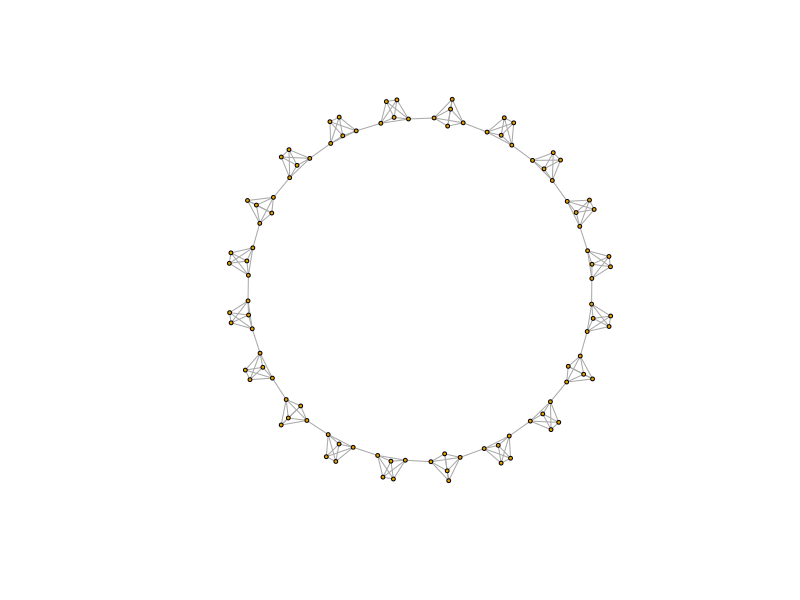
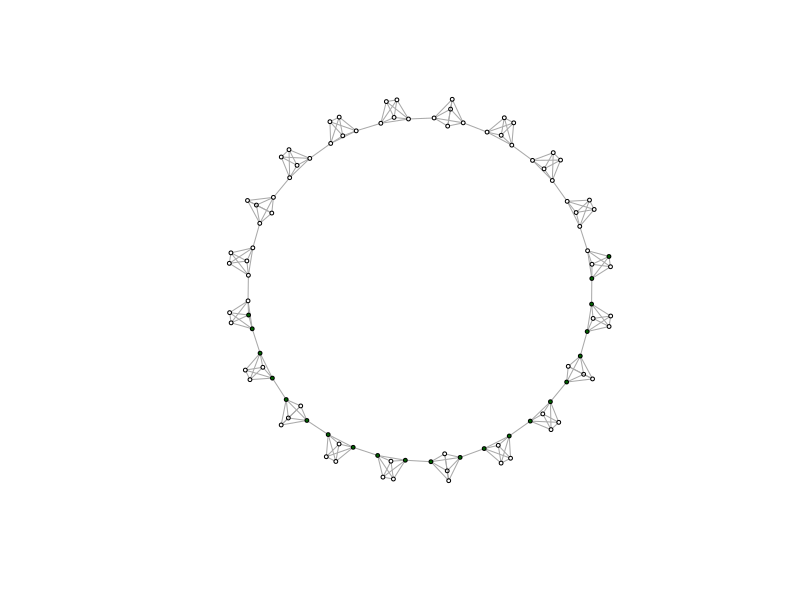
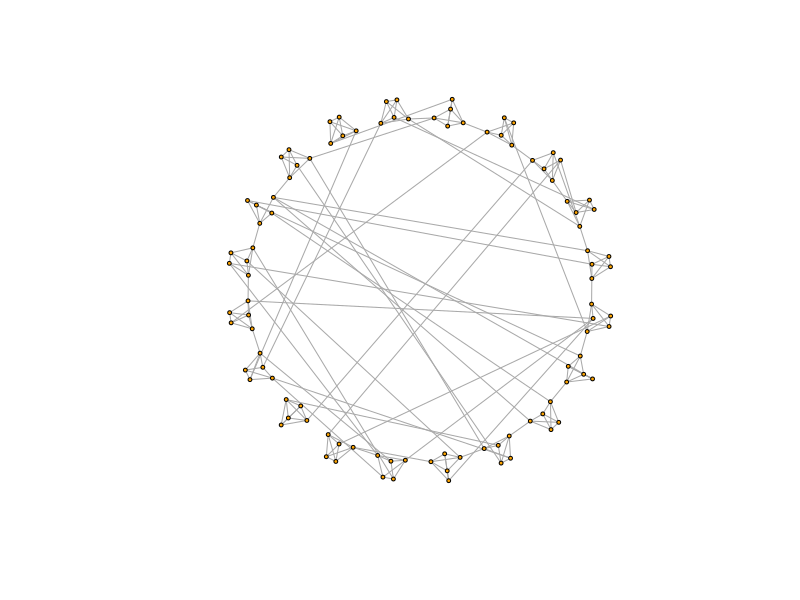
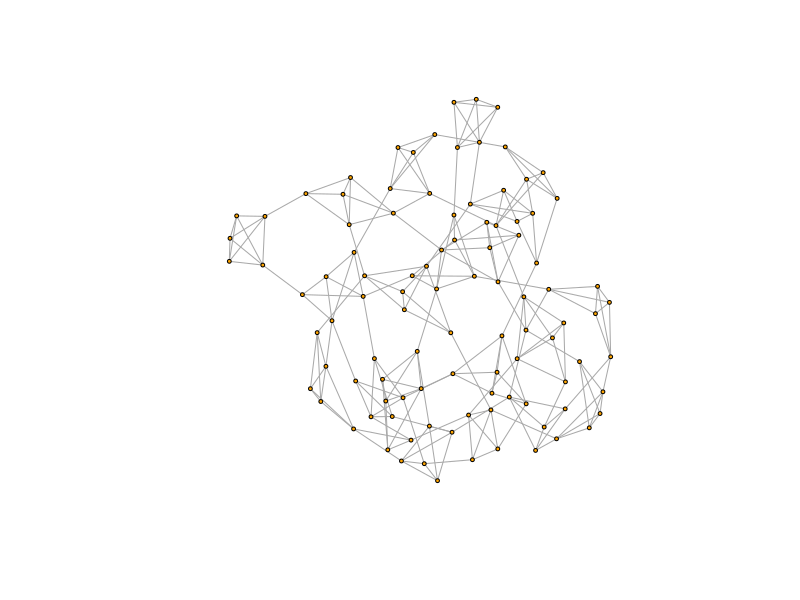
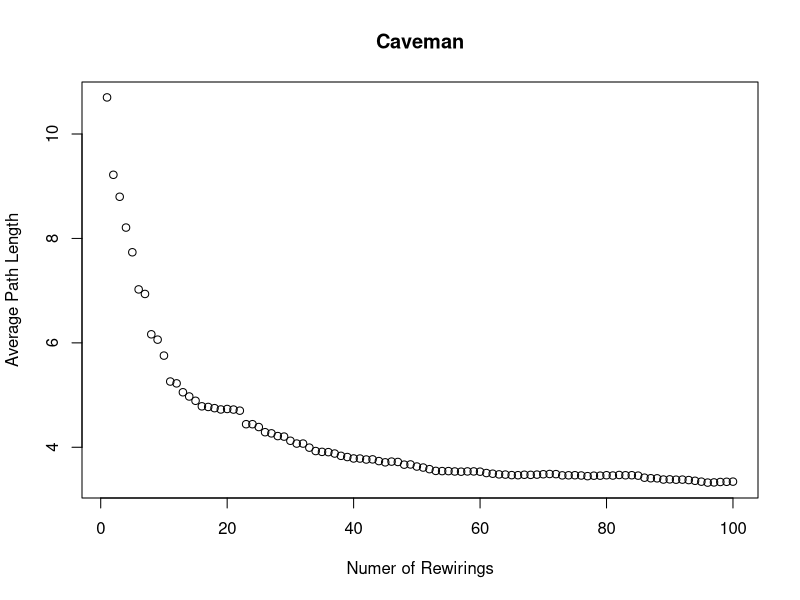
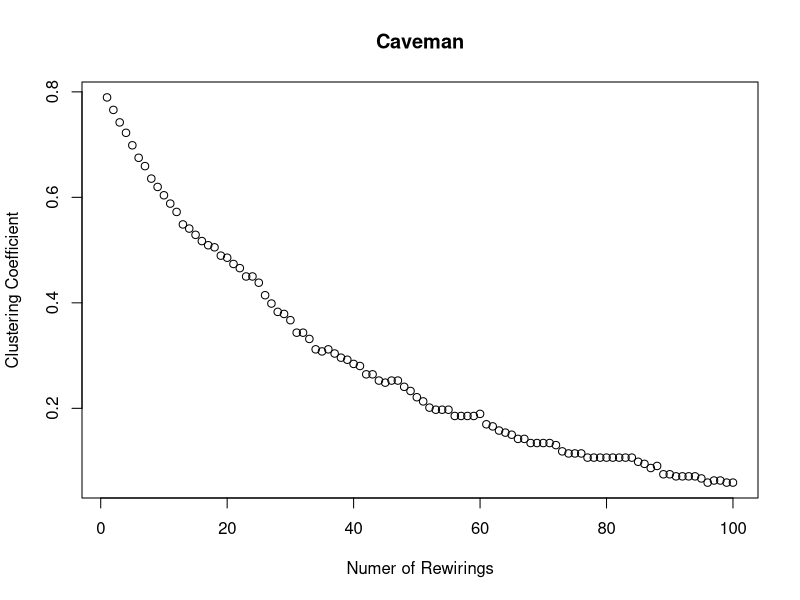
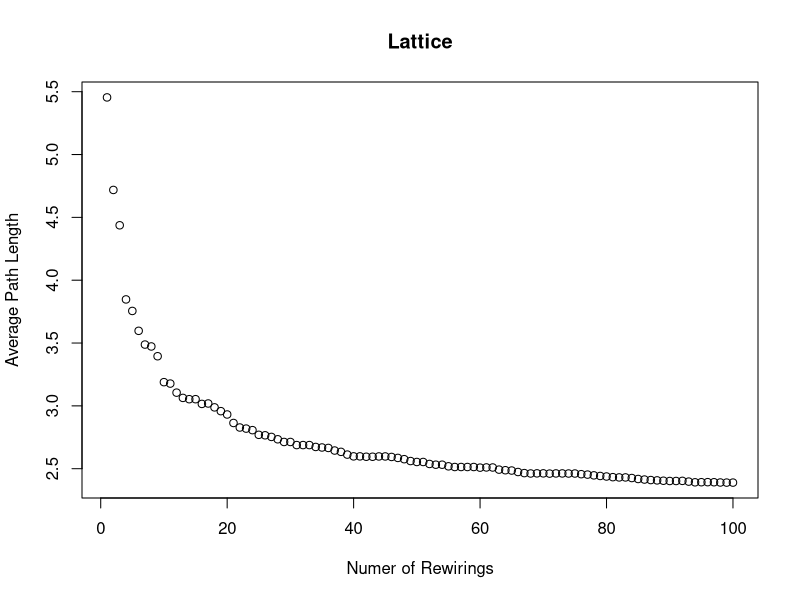
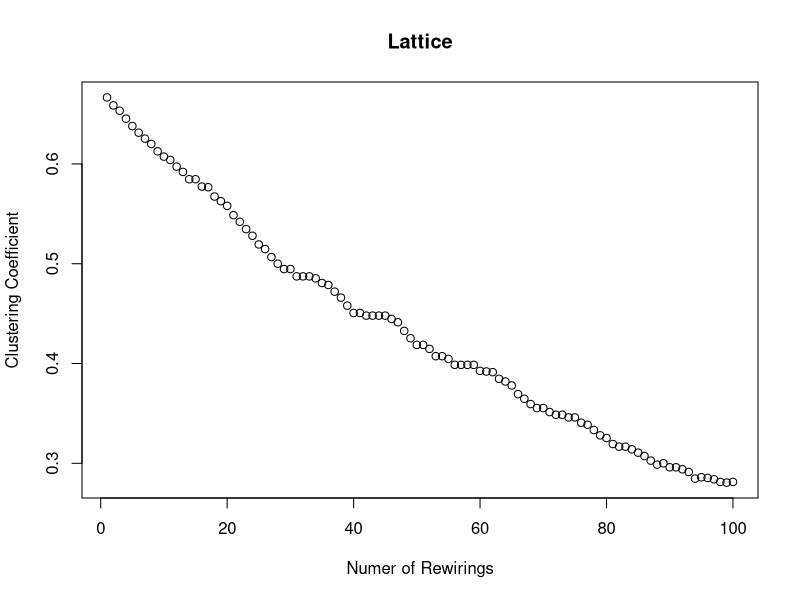

Write the R code that produced these figures, in order.
# ************************************************************************************************
# Tutorial: The Small World Problem and the Art-Science of Simulation
# ************************************************************************************************

# Real-world social networks tend to be small worlds.  In a small world, people are clustered in groups, but despite this, are still, on average, socially proximate.
# For example, you might think that you are socially (and spatially) distant from a random villager in India, but find that through a series of steps, you could reach that villager.
# The villager lives in her own small world and you live in yours, and yet you are mutually reachable. This is referred to as "the Small-World Phenomenon".

# Duncan Watts in his landmark paper explains this phenomenon. He begins with most clustered (and yet connected graph) imaginable - a "caveman" structure. There are groups of people
# clustered together and connected by only one or two connections to other groups.  

# Sadly, igraph doesn't have a function for simulating caveman structures, so I quickly wrote one myself. In this caveman structure, all of the groups will be the same size, so
# the number of people must be evenly divisible by the size of groups. The basic idea is to generate a bunch of fully connected groups and then connect them by an edge or two so that
# they are arrayed around a circle.  

require(igraph)

simulate_caveman <- function(n = 25, clique_size = 5){
  # Groups are all the same size, so I check whether N is divisible by the size of groups
  if ( ((n%/%clique_size) * clique_size) != n){
    stop("n is not evenly divisible by clique_size")
  }
  
  groups = n/clique_size # this determines the number of groups
  
  el <- data.frame(PersonA = 1:n, Group = NA) # I create a dataframe which has people and the groups they are in
  # I treat it like a person to group edgelist
  
  group_vector = c()
  for (i in 1:groups){
    group_vector <- c(group_vector, rep(i, clique_size))
  }  

  el$Group <- group_vector
  
  inc <- table(el) # I use the table function to turn the person to group edgelist into an incidence matrix
  adj <- inc %*% t(inc) # And I use matrix multiplication with the transpose to turn the person to group incidence matrix
  # into a person to person adjacency matrix
  
  diag(adj) <- 0 
  
  g <- graph.adjacency(adj, mode = "undirected") # I graph this matrix

  group_connect <- seq(from = 1, to = n, by = clique_size) # I determine the points of connection using a sequence funciton
  
  for( i in 1:(length(group_connect)-1)){
    p1 <- group_connect[i] + 1
    p2 <- group_connect[i+1]
    g <- add.edges(g, c(p1,p2)) # And I connect the points of connection using add.edges
  }
    g <- add.edges(g, c(group_connect[1],(group_connect[groups]+1))) # finally I connect the ends of the structure so that it forms a circle

    return(g)    
}

# You don't have to understand every part of this funciton in order to use it.
# All you need to do is run the function above so that it is in your R environment. You can then use it
caveman_net <- simulate_caveman(n = 100, clique_size = 5)  # It has two arguments - number of nodes and the size of the groups. You could change clique_size to 4 or 10
plot(caveman_net, layout = layout.kamada.kawai(caveman_net), vertex.size = 2, vertex.label = NA) # Now you can clearly see what a caveman structure is.

graph.density(caveman_net) # It has a pretty low density since most nodes only have connections within their clique or else one tie outwards.
transitivity(caveman_net) # transitivity() measures clustering coefficient, which essentially says, how clustered is the network overall
# As I mentioned above, caveman structures are extremely clustered, since most edges are within group
average.path.length(caveman_net)# Path length is also high - basically it takes 10 steps, on average, to reach one node from a random other node
# In the real world, there are way more than 100 people and more than 20 groups, so it should be even more surprising that the average degree of separation
# is roughly six or seven steps. It follows that the "caveman structure" is not a small-world.

# We can look at the diameter of the network to see this too. The diameter is the longest shortest path. 
nodes.diameter<-get.diameter(caveman_net) # This gets the nodes in the diameter
V(caveman_net)[nodes.diameter]$color<-"darkgreen" # This assigns those nodes the color darkgreen.
plot(caveman_net, layout = layout.kamada.kawai(caveman_net), vertex.size = 2, vertex.label = NA) # Now you can clearly see what a caveman structure is.

# Let's reset color
V(caveman_net)$color <- "orange"

# Watts wants to get from this network structure, to one in which the average path length is much lower. 
# He performs a simple exercise to do so (and one we have already experimented with)
# He randomly rewires the network so that it begins, slowly to approximate a random graph
# Random graphs have low average path length; so this is a good idea.

# We end up with a caveman structure with some number of rewired edges that will have the tendency to cut across the network

caveman_net_rewired <- caveman_net %>% rewire(keeping_degseq(niter = 20)) # We can use the rewire function to rewire the network. keeping_degseq() ensures that the degree distribution
# doesn't change and niter = 20 is the number of iterations (rewirings)

plot(caveman_net_rewired, layout = layout.kamada.kawai(caveman_net), vertex.size = 2, vertex.label=NA) # Most of the rewirings cut across the network structure!
plot(caveman_net_rewired, layout = layout.kamada.kawai(caveman_net_rewired), vertex.size = 2, vertex.label=NA) # Here it is laid out properly

graph.density(caveman_net_rewired) # Density is unchanged
transitivity(caveman_net_rewired) # Clustering coefficient is less than before, but still relatively high
average.path.length(caveman_net_rewired) # And average.path.length was cut in half!

# Only 20 rewirings and look at the change!

# We can analyze the change as we perform more rewirings. 

avgpathlength <- average.path.length(caveman_net) # These are the first observation
clusteringcoefficient <- transitivity(caveman_net)#
caveman_net_rewired <- caveman_net

for ( i in 2:100){ # The last number should be the number of rewirings you want to do
  caveman_net_rewired <- caveman_net_rewired %>% rewire(keeping_degseq(niter = 1))
  avgpathlength <- c(avgpathlength, average.path.length(caveman_net_rewired)) # We are just appending the result to a vector
  clusteringcoefficient <- c(clusteringcoefficient, transitivity(caveman_net_rewired))
}

plot(1:100, avgpathlength, xlab = "Numer of Rewirings", ylab = "Average Path Length", main = "Caveman")
plot(1:100, clusteringcoefficient, xlab = "Numer of Rewirings", ylab = "Clustering Coefficient", main = "Caveman")

# We can try it on a lattice too
lattice_net <- make_lattice(length = 100, dim = 1, nei = 5, circular = TRUE)

lattice_avgpathlength <- average.path.length(lattice_net) # These are the first observation
lattice_clusteringcoefficient <- transitivity(lattice_net)#
lattice_net_rewired <- lattice_net

for ( i in 2:100){ # The last number should be the number of rewirings you want to do
  lattice_net_rewired <- lattice_net_rewired %>% rewire(keeping_degseq(niter = 1))
  lattice_avgpathlength <- c(lattice_avgpathlength, average.path.length(lattice_net_rewired)) # We are just appending the result to a vector
  lattice_clusteringcoefficient <- c(lattice_clusteringcoefficient, transitivity(lattice_net_rewired))
}

plot(1:100, lattice_avgpathlength, xlab = "Numer of Rewirings", ylab = "Average Path Length", main = "Lattice")
plot(1:100, lattice_clusteringcoefficient, xlab = "Numer of Rewirings", ylab = "Clustering Coefficient", main = "Lattice")


# ************************************************************************************************
# Other simulations
# ************************************************************************************************

# Simulations are used a lot in networks. We only talk in class about random nets and small-worlds, but there are many others. 
# The third most famous is the "scale-free" network. "scale-free networks" are also known as hub-based networks, because they have a few actors with high degree and many actors with low degree
# They are therefore highly centralized, and generally have low clustering. 

# iGraph has a built in function for this type of networks. It is: barabasi.game()

scalefree <- barabasi.game(n=100, m=5)
plot(scalefree, vertex.size = 3, layout = layout.kamada.kawai(scalefree), edge.arrow.size = .1, vertex.label=NA)
graph.density(scalefree) # Density, when m = 5, is roughly the same as the small-world network
transitivity(scalefree) # Clustering coefficient is much lower
average.path.length(scalefree) # And average path length is short, because people can access almost everyone else via the hubs in the network

# Look for other games in the igraph manual... or, you can write your own! 